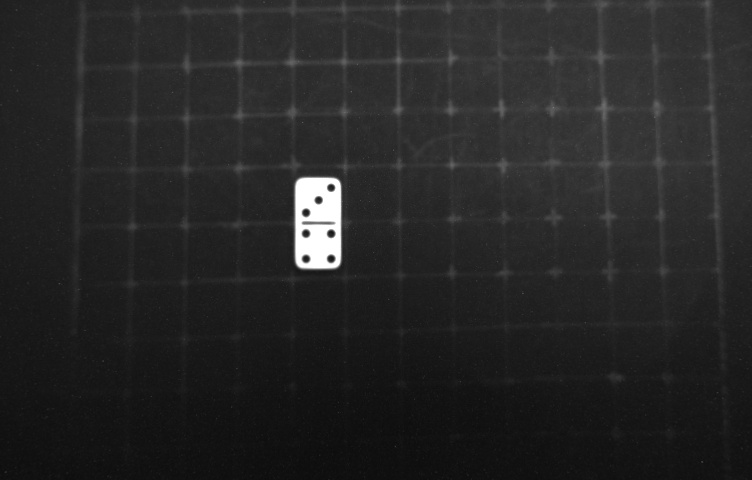
#> input picture workspace/src/domino_vision_pkg/src/test2.jpg, 752 x 480 px
$ python rect_test3.py
#> lines starting #> are read from the running program, lines starting #| are printed output that depends on the picture; after the words box and inside, x2 and y2 are one past the last pixel; in counts of white or black regions, pixels touching at a corner belong together
import cv2
import numpy as np
import matplotlib.pyplot as plt

img = cv2.imread('test2.jpg') # Get image
#> img is the input picture: shape (480, 752, 3); min 10, max 255, mean 38.4
#img = cv2.resize(img, None, fx = 0.5, fy = 0.5)
#img = cv2.GaussianBlur(img,(5,5),0)
gray = cv2.cvtColor(img, cv2.COLOR_BGR2GRAY) # Convert to grayscale
ret,thresh = cv2.threshold(gray,200,255,0) # Apply black/white mask. TUNE THIS BASED ON LIGHTING CONDITIONS Ada: 210-220ish, Alan: 127
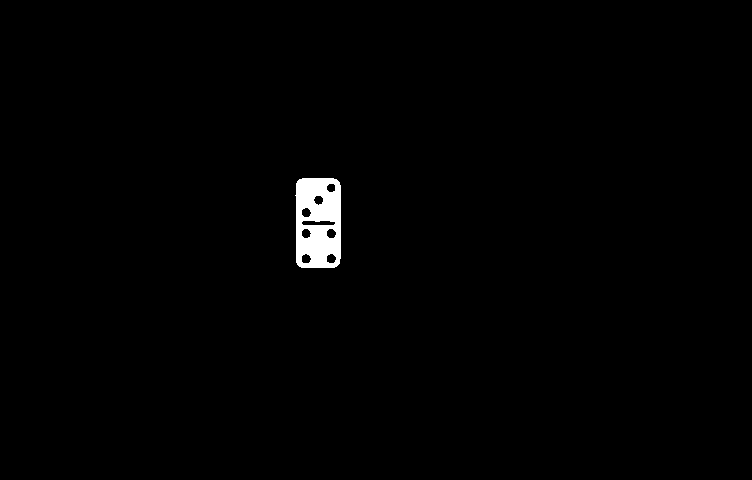
#> thresh: shape (480, 752); 0.95% white; 1 white region
cv2.imshow("Black/White", thresh)
cv2.waitKey(0)
cv2.destroyAllWindows()
contours,hierarchy = cv2.findContours(thresh, 1, 2)
#> contours = 9 contours; largest, box (x1, y1, x2, y2) and area: (295, 178, 341, 268) 3862, (301, 220, 336, 226) 153, (326, 253, 337, 264) 78, (326, 228, 337, 239) 78, (301, 253, 312, 264) 77
#print("Number of contours detected:", len(contours))

# Initialize blob detector:
params = cv2.SimpleBlobDetector_Params()
params.filterByCircularity = True
#params.minCircularity = 0.7
#params.maxCircularity = 1
detector = cv2.SimpleBlobDetector_create(params)

# Initialize Empty things we want to send
num_dominos = 0
num_dots1 = []
num_dots2 = []
x_cm = []
y_cm = []
orientation = []
xcmh = []
ycmh = []


# Iterating over contours detected to determine if it is a rectangle
for cnt in contours:
   approx = cv2.approxPolyDP(cnt, 0.03*cv2.arcLength(cnt, True), True) #use 0.03 if we want to see the skinny rectangle
   if len(approx) == 4:
      #x, y, w, h = cv2.boundingRect(cnt)
      rect = cv2.minAreaRect(cnt)
      box = cv2.boxPoints(rect)
      box = np.int0(box)
      #print(rect)
      ((x,y),(w,h),angle) = rect


      #If working on ROS/Lab computers, use angle < -45. If using laptop, use angle > 45
      if angle < -45:
         swapped = rect[1]
         h = swapped[0]
         w = swapped[1]

      print('x:',x)
      print('y:',y)
      print('w:',w)
      print('h:',h)
      print('angle:', angle)
      img = cv2.drawContours(img, [cnt], -1, (0,255,0), 3)
      cv2.imshow("Domino Targeted",img)

      ratio = float(w)/h # Rectangle's width to height ratio
      print(ratio)
      if w > h: # Assume horizontal orientation for domino
         if ratio > 1.9 and ratio < 2.1: # 5 is the maximum ratio to prevent seeing the middle black line


            # Create a cropped image to count just the dots in that domino, splitting it in half.
            crop1 = thresh[int(y-h//2):int(y+h//2), int(x-w//2):int(x)]
            crop2 = thresh[int(y-h//2):int(y+h//2), int(x):int(x+w//2)]


            # Dots:
            keypoints1 = detector.detect(crop1)
            print("Black Dots Count for half 1/2:",len(keypoints1))

            cv2.imshow("Cropped", crop1)
            cv2.waitKey(0)
            cv2.destroyAllWindows()

            keypoints2 = detector.detect(crop2)
            print("Black Dots Count for half 2/2:",len(keypoints2))
            cv2.imshow("Cropped", crop2)
            cv2.waitKey(0)
            cv2.destroyAllWindows()

            # Outline Rectangle:
            #cv2.putText(img, 'HCM', (x, y), cv2.FONT_HERSHEY_SIMPLEX, 0.6, (0, 255, 0), 2)
            #img = cv2.drawContours(img, [cnt], -1, (0,255,0), 3)
            img = cv2.drawContours(img, [box], -1, (255,0,0), 3)
            #cv2.imshow("Domino",img)

            # COM + Orientation + num_dots + num_dom
            x_cm.append(x)
            y_cm.append(y)
            orientation.append('H')
            num_dots1.append(len(keypoints1))
            num_dots2.append(len(keypoints2))
            num_dominos = num_dominos + 1

            # Domino half center of mass for horizontal orientation:
            xcm_h1 = x - w//4
            ycm_h1 = y
            xcm_h2 = x + w//4
            ycm_h2 = y
            print('cm_h1:',xcm_h1,ycm_h1)
            print('cm_h2:',xcm_h2,ycm_h2)
            xcmh.append(xcm_h1)
            xcmh.append(xcm_h2)
            ycmh.append(ycm_h1)
            ycmh.append(ycm_h2)


      elif h > w: # assume domino is in vertical orientation
         if ratio > 0.4 and ratio < 0.6: #0.2 is the minimum ratio to prevent seeing the middle black line
            # Create a cropped image to count just the dots in that domino.
            crop1 = thresh[int(y-h//2):int(y), int(x-w//2):int(x+w//2)]
            crop2 = thresh[int(y):int(y+h//2), int(x-w//2):int(x+w//2)]

            # Dots:
            keypoints1 = detector.detect(crop1)
            print("Black Dots Count for half 1/2:",len(keypoints1))
            cv2.imshow("Cropped", crop1)
            cv2.waitKey(0)
            cv2.destroyAllWindows()

            keypoints2 = detector.detect(crop2)
            print("Black Dots Count for half 2/2:",len(keypoints2))
            cv2.imshow("Cropped", crop2)
            cv2.waitKey(0)
            cv2.destroyAllWindows()


            # Outline Rectangle:
            #cv2.putText(img, 'VCM', (x, y), cv2.FONT_HERSHEY_SIMPLEX, 0.6, (0, 255, 0), 2)
            #img = cv2.drawContours(img, [cnt], -1, (0,255,0), 3)
            img = cv2.drawContours(img, [box], -1, (0,0,255), 3)
            #cv2.imshow("Domino",img)

            # COM + Orientation + num_dots + num_dom
            x_cm.append(x)
            y_cm.append(y)
            orientation.append('V')
            num_dots1.append(len(keypoints1))
            num_dots2.append(len(keypoints2))
            num_dominos = num_dominos + 1

            # Domino half center of mass for vertical orientation:
            xcm_h1 = x
            ycm_h1 = y - h//4
            xcm_h2 = x
            ycm_h2 = y + h//4
            print('cm_h1:',xcm_h1,ycm_h1)
            print('cm_h2:',xcm_h2,ycm_h2)
            xcmh.append(xcm_h1)
            xcmh.append(xcm_h2)
            ycmh.append(ycm_h1)
            ycmh.append(ycm_h2)
#> this loop made 9 passes
#> (approx, rect, box, x, y, angle) on pass 9: ([[299, 179], [296, 262], [334, 267], [339, 182]], ((317.5, 222.5), (89, 45), -90), [[340, 267], [295, 267], [295, 178], [340, 178]], 317.5, 222.5, -90)
#> (approx, rect, box, x, y, angle) on pass 5: ([[301, 222], [329, 220], [335, 223], [303, 225]], ((318, 222.5), (5, 34), -90), [[335, 225], [301, 225], [301, 220], [335, 220]], 318, 222.5, -90)
#> (printed output is left out)
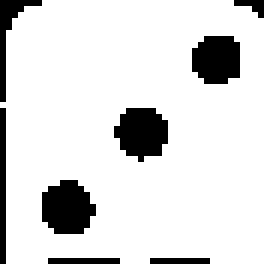
#> crop1: shape (44, 44) (shown 6 times larger); 86.4% white; 8 black regions (3 under 20 px), largest, box (x1, y1, x2, y2) and area: (7, 30, 16, 39) 63, (19, 18, 28, 27) 60, (32, 6, 40, 14) 55, (0, 0, 7, 17) 30, (0, 18, 1, 44) 26
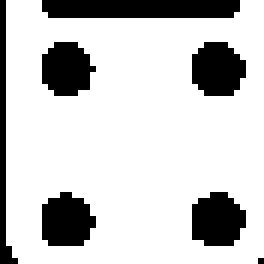
#> crop2: shape (44, 44) (shown 6 times larger); 79.2% white; 7 black regions (1 under 20 px), largest, box (x1, y1, x2, y2) and area: (7, 0, 40, 3) 97, (32, 7, 41, 16) 65, (32, 32, 41, 41) 65, (7, 32, 16, 41) 64, (7, 7, 16, 16) 62, (0, 0, 3, 44) 48
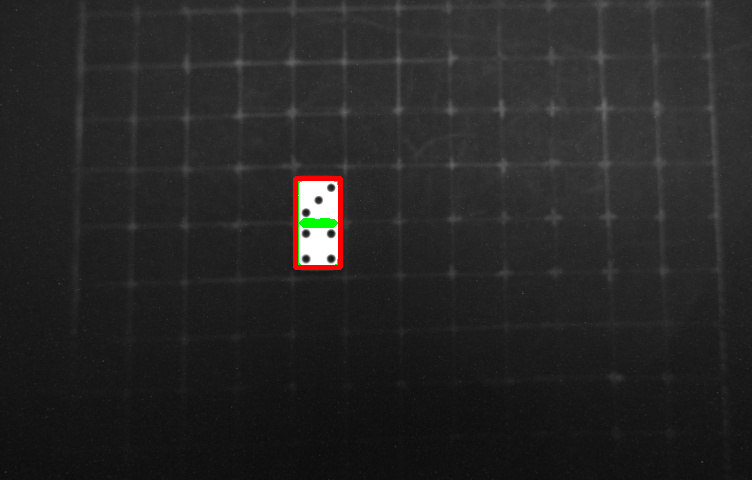
#> img: shape (480, 752, 3); 0.49% of pixels changed, all inside (x1, y1, x2, y2) = (293, 176, 343, 270)
#> after the loop, num_dominos = 1; num_dots1 = [3]; num_dots2 = [4]; orientation = ['V']; x_cm = [317.5]; xcmh = [317.5, 317.5]; y_cm = [222.5]; ycmh = [200.5, 244.5]


cv2.imshow("Dominos Analyzed", img)
cv2.waitKey(0)
cv2.destroyAllWindows()

# Compile Data:
num_dots1 = np.array(num_dots1)
num_dots2 = np.array(num_dots2)
x_cm = np.array(x_cm)
y_cm = np.array(y_cm)
orientation = np.array(orientation)

print('num_dominos:', num_dominos)
#| num_dominos: 1

$ run again, with workspace/src/domino_vision_pkg/src/test.jpg copied over workspace/src/domino_vision_pkg/src/test2.jpg
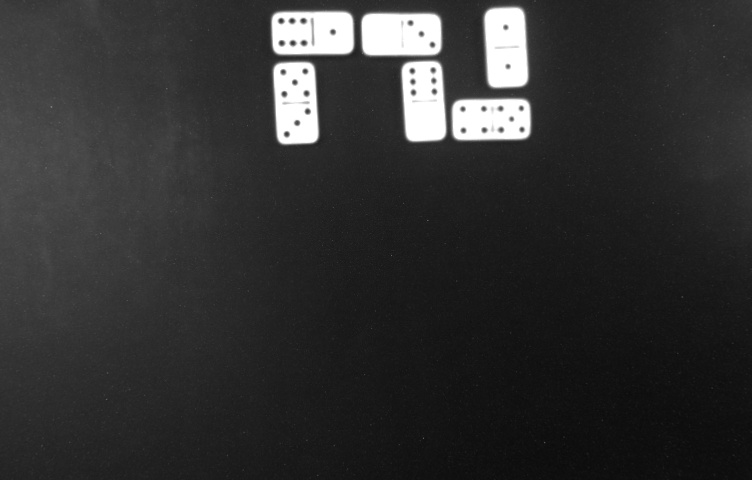
#> input picture workspace/src/domino_vision_pkg/src/test.jpg, 752 x 480 px
#> img is the input picture: shape (480, 752, 3); min 11, max 255, mean 49.2
#> `ret,thresh = cv2.threshold(gray,200,255,0)`:
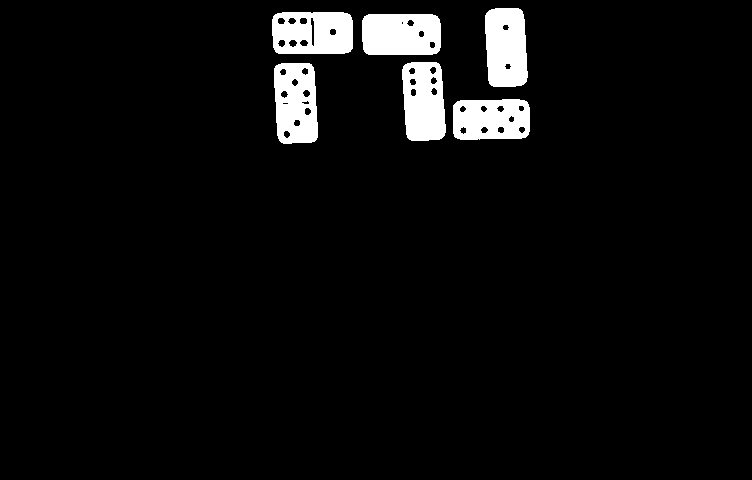
#> thresh: shape (480, 752); 4.9% white; 6 white regions
#> contours = 45 contours, 2 with area under 20; largest, box (x1, y1, x2, y2) and area: (272, 12, 353, 54) 3192, (274, 63, 318, 144) 3117, (362, 14, 441, 55) 3044, (402, 62, 446, 141) 2962, (485, 8, 528, 87) 2950
#> the loop `for cnt in contours:` made 45 passes
#> (approx, rect, box, x, y, angle) on pass 44: ([[273, 16], [278, 53], [352, 48], [347, 13]], ((312, 32.5), (41, 80), -90), [[352, 53], [272, 53], [272, 12], [352, 12]], 312, 32.5, -90)
#> (printed output is left out)
#> after the loop `for cnt in contours:`:
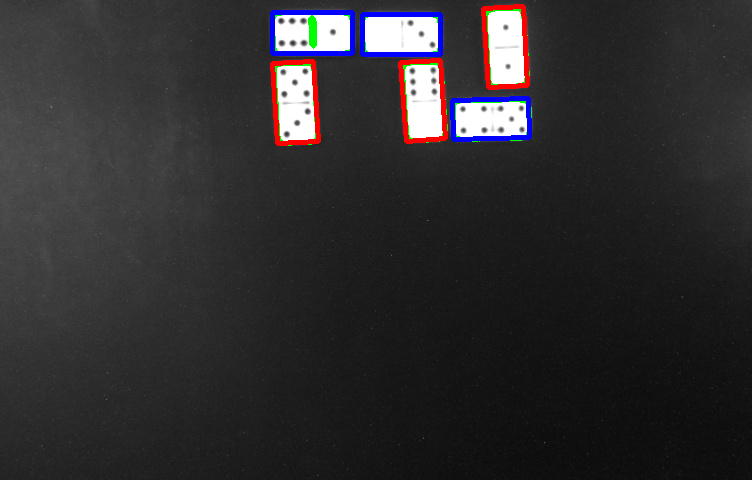
#> img: shape (480, 752, 3); 2.2% of pixels changed, all inside (x1, y1, x2, y2) = (270, 4, 532, 146)
#> after the loop `for cnt in contours:`: num_dominos = 6; num_dots1 = [3, 5, 6, 0, 6, 1]; num_dots2 = [5, 3, 0, 3, 1, 0]; orientation = ['H', 'V', 'V', 'H', 'H', 'V']; x_cm = [491, 295.4, 423.4, 401, 312, 505.7]; xcmh = [472, 510, 295.4, 295.4, 423.4, 423.4, 382, 420, 292, 332, 505.7, 505.7]; y_cm = [119, 102.5, 100.7, 34, 32.5, 46.96]; ycmh = [119, 119, 82.53, 122.5, 81.74, 119.7, 34, 34, 32.5, 32.5, 27.96, 65.96]
#| num_dominos: 6
